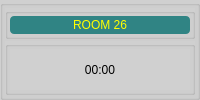
    <widget class="QGroupBox" name="groupBoxRM_26">
     <property name="styleSheet">
      <string notr="true">background-color: rgb(208, 208, 208);</string>
     </property>
     <property name="title">
      <string/>
     </property>
     <layout class="QVBoxLayout" name="verticalLayout_102">
      <property name="spacing">
       <number>2</number>
      </property>
      <property name="margin">
       <number>2</number>
      </property>
      <item>
       <widget class="QGroupBox" name="groupBox_53">
        <property name="sizePolicy">
         <sizepolicy hsizetype="Preferred" vsizetype="Preferred">
          <horstretch>0</horstretch>
          <verstretch>1</verstretch>
         </sizepolicy>
        </property>
        <property name="title">
         <string/>
        </property>
        <layout class="QVBoxLayout" name="verticalLayout_103">
         <property name="spacing">
          <number>2</number>
         </property>
         <property name="margin">
          <number>2</number>
         </property>
         <item>
          <widget class="QLabel" name="label_27">
           <property name="styleSheet">
            <string notr="true">background-color: rgb(48, 132, 132);
color: rgb(255, 255, 0);
border-radius: 4px;
font: 12pt &quot;Alef&quot;;</string>
           </property>
           <property name="text">
            <string>ROOM 26</string>
           </property>
           <property name="alignment">
            <set>Qt::AlignCenter</set>
           </property>
          </widget>
         </item>
        </layout>
       </widget>
      </item>
      <item>
       <widget class="QGroupBox" name="box26">
        <property name="sizePolicy">
         <sizepolicy hsizetype="Preferred" vsizetype="Preferred">
          <horstretch>0</horstretch>
          <verstretch>3</verstretch>
         </sizepolicy>
        </property>
        <property name="font">
         <font>
          <pointsize>15</pointsize>
         </font>
        </property>
        <property name="title">
         <string/>
        </property>
        <property name="alignment">
         <set>Qt::AlignCenter</set>
        </property>
        <layout class="QVBoxLayout" name="verticalLayout_11">
         <property name="spacing">
          <number>2</number>
         </property>
         <property name="margin">
          <number>2</number>
         </property>
         <item>
          <widget class="QLabel" name="label26">
           <property name="sizePolicy">
            <sizepolicy hsizetype="Preferred" vsizetype="Preferred">
             <horstretch>0</horstretch>
             <verstretch>4</verstretch>
            </sizepolicy>
           </property>
           <property name="styleSheet">
            <string notr="true">font: 26pt &quot;MS Shell Dlg 2&quot;;</string>
           </property>
           <property name="text">
            <string>00:00</string>
           </property>
           <property name="alignment">
            <set>Qt::AlignCenter</set>
           </property>
          </widget>
         </item>
        </layout>
       </widget>
      </item>
     </layout>
    </widget>
